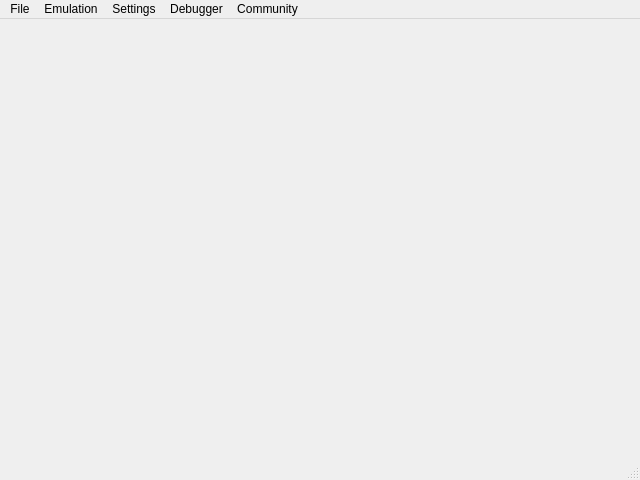
<?xml version="1.0" encoding="UTF-8"?>
<ui version="4.0">
 <class>MainWindow</class>
 <widget class="QMainWindow" name="MainWindow">
  <property name="geometry">
   <rect>
    <x>0</x>
    <y>0</y>
    <width>640</width>
    <height>480</height>
   </rect>
  </property>
  <property name="windowTitle">
   <string>simple64</string>
  </property>
  <widget class="QWidget" name="centralWidget"/>
  <widget class="QMenuBar" name="menuBar">
   <property name="geometry">
    <rect>
     <x>0</x>
     <y>0</y>
     <width>640</width>
     <height>22</height>
    </rect>
   </property>
   <property name="nativeMenuBar">
    <bool>true</bool>
   </property>
   <widget class="QMenu" name="menuFile">
    <property name="title">
     <string>File</string>
    </property>
    <addaction name="actionOpen_ROM"/>
    <addaction name="actionChoose_ROM_Directory"/>
    <addaction name="actionRefresh_ROM_List"/>
    <addaction name="separator"/>
    <addaction name="actionSave_State"/>
    <addaction name="actionLoad_State"/>
    <addaction name="actionSave_State_To"/>
    <addaction name="actionLoad_State_From"/>
    <addaction name="separator"/>
    <addaction name="actionTake_Screenshot"/>
    <addaction name="separator"/>
    <addaction name="actionExit"/>
   </widget>
   <widget class="QMenu" name="menuSettings">
    <property name="title">
     <string>Settings</string>
    </property>
    <addaction name="actionPlugin_Paths"/>
    <addaction name="actionPlugin_Settings"/>
    <addaction name="actionController_Configuration"/>
    <addaction name="actionHotkey_Configuration"/>
   </widget>
   <widget class="QMenu" name="menuEmulation">
    <property name="title">
     <string>Emulation</string>
    </property>
    <addaction name="actionToggle_Fullscreen"/>
    <addaction name="separator"/>
    <addaction name="actionCheats"/>
    <addaction name="separator"/>
    <addaction name="actionMute"/>
    <addaction name="separator"/>
    <addaction name="actionPause_Game"/>
    <addaction name="actionStop_Game"/>
    <addaction name="actionHard_Reset"/>
    <addaction name="actionSoft_Reset"/>
    <addaction name="actionToggle_Speed_Limiter"/>
    <addaction name="separator"/>
    <addaction name="actionView_Log"/>
   </widget>
   <widget class="QMenu" name="menuNetplay">
    <property name="title">
     <string>Netplay</string>
    </property>
    <addaction name="actionCreate_Room"/>
    <addaction name="actionJoin_Room"/>
   </widget>
   <widget class="QMenu" name="menuCommunity">
    <property name="title">
     <string>Community</string>
    </property>
    <addaction name="actionOpen_Discord_Channel"/>
    <addaction name="actionSupport_on_Patreon"/>
    <addaction name="actionSupport_on_GithubSponser"/>
   </widget>
   <widget class="QMenu" name="menuDebugger">
    <property name="title">
     <string>Debugger</string>
    </property>
    <addaction name="actionDebugger_Memory_Viewer"/>
    <addaction name="actionDebugger_Memory_Search"/>
    <addaction name="actionDebugger_Watch_List"/>
    <addaction name="actionDebugger_Snapshot_Diff"/>
    <addaction name="actionDebugger_CPU_View"/>
    <addaction name="actionDebugger_Breakpoints"/>
    <addaction name="separator"/>
    <addaction name="actionDebugger_Load_Symbols"/>
    <addaction name="actionDebugger_Clear_Symbols"/>
    <addaction name="separator"/>
    <addaction name="actionDebugger_Pause"/>
    <addaction name="actionDebugger_Resume"/>
    <addaction name="separator"/>
    <addaction name="actionInput_Start_Recording"/>
    <addaction name="actionInput_Stop_Recording"/>
    <addaction name="actionInput_Play_File"/>
    <addaction name="actionInput_Stop_Playback"/>
   </widget>
   <addaction name="menuFile"/>
   <addaction name="menuEmulation"/>
   <addaction name="menuSettings"/>
   <addaction name="menuDebugger"/>
   <!-- <addaction name="menuNetplay"/> -->
   <addaction name="menuCommunity"/>
  </widget>
  <widget class="QStatusBar" name="statusBar"/>
  <action name="actionOpen_ROM">
   <property name="text">
    <string>Open ROM</string>
   </property>
  </action>
  <action name="actionExit">
   <property name="text">
    <string>Exit</string>
   </property>
  </action>
  <action name="actionPlugin_Paths">
   <property name="text">
    <string>Settings...</string>
   </property>
  </action>
  <action name="actionStop_Game">
   <property name="text">
    <string>Stop Emulation</string>
   </property>
  </action>
  <action name="actionPlugin_Settings">
   <property name="text">
    <string>Core and Video Settings</string>
   </property>
  </action>
  <action name="actionOpen_Recent">
   <property name="text">
    <string>Open Recent</string>
   </property>
  </action>
  <action name="actionSave_State">
   <property name="text">
    <string>Save State</string>
   </property>
  </action>
  <action name="actionLoad_State">
   <property name="text">
    <string>Load State</string>
   </property>
  </action>
  <action name="actionChange_State_Slot">
   <property name="text">
    <string>Change State Slot</string>
   </property>
  </action>
  <action name="actionSave_State_To">
   <property name="text">
    <string>Save State To...</string>
   </property>
  </action>
  <action name="actionLoad_State_From">
   <property name="text">
    <string>Load State From...</string>
   </property>
  </action>
  <action name="actionTake_Screenshot">
   <property name="text">
    <string>Take Screenshot</string>
   </property>
  </action>
  <action name="actionPause_Game">
   <property name="text">
    <string>Pause/Resume Game</string>
   </property>
  </action>
  <action name="actionMute">
   <property name="text">
    <string>Mute/Unmute</string>
   </property>
  </action>
  <action name="actionHard_Reset">
   <property name="text">
    <string>Hard Reset</string>
   </property>
  </action>
  <action name="actionSoft_Reset">
   <property name="text">
    <string>Soft Reset</string>
   </property>
  </action>
  <action name="actionToggle_Fullscreen">
   <property name="text">
    <string>Toggle Fullscreen (Alt + Return)</string>
   </property>
  </action>
  <action name="actionCheats">
   <property name="text">
    <string>Cheats</string>
   </property>
  </action>
  <action name="actionController_Configuration">
   <property name="text">
    <string>Controller Configuration</string>
   </property>
  </action>
  <action name="actionHotkey_Configuration">
   <property name="text">
    <string>Hotkey Configuration</string>
   </property>
  </action>
  <action name="actionToggle_Speed_Limiter">
   <property name="text">
    <string>Toggle Speed Limiter</string>
   </property>
  </action>
  <action name="actionView_Log">
   <property name="text">
    <string>View Log</string>
   </property>
  </action>
  <action name="actionCreate_Room">
   <property name="text">
    <string>Create Room</string>
   </property>
  </action>
  <action name="actionJoin_Room">
   <property name="text">
    <string>Join Room</string>
   </property>
  </action>
  <action name="actionSupport_on_Patreon">
   <property name="text">
    <string>Support on Patreon</string>
   </property>
  </action>
  <action name="actionSupport_on_GithubSponser">
   <property name="text">
    <string>Support on GitHub</string>
   </property>
  </action>
  <action name="actionOpen_Discord_Channel">
   <property name="text">
    <string>Join Discord Server</string>
   </property>
  </action>
  <action name="actionChoose_ROM_Directory">
   <property name="text">
    <string>Choose ROM Directory...</string>
   </property>
  </action>
  <action name="actionRefresh_ROM_List">
   <property name="text">
    <string>Refresh ROM list</string>
   </property>
  </action>
  <action name="actionDebugger_Memory_Viewer">
   <property name="text">
    <string>Memory Viewer...</string>
   </property>
  </action>
  <action name="actionDebugger_Breakpoints">
   <property name="text">
    <string>Breakpoints...</string>
   </property>
  </action>
  <action name="actionDebugger_CPU_View">
   <property name="text">
    <string>CPU / Disassembly...</string>
   </property>
  </action>
  <action name="actionDebugger_Memory_Search">
   <property name="text">
    <string>Memory Search...</string>
   </property>
  </action>
  <action name="actionDebugger_Watch_List">
   <property name="text">
    <string>Watch List...</string>
   </property>
  </action>
  <action name="actionDebugger_Snapshot_Diff">
   <property name="text">
    <string>Memory Snapshot Diff...</string>
   </property>
  </action>
  <action name="actionDebugger_Load_Symbols">
   <property name="text">
    <string>Load Symbols...</string>
   </property>
  </action>
  <action name="actionDebugger_Clear_Symbols">
   <property name="text">
    <string>Clear Symbols</string>
   </property>
  </action>
  <action name="actionDebugger_Pause">
   <property name="text">
    <string>Pause (Debugger)</string>
   </property>
  </action>
  <action name="actionDebugger_Resume">
   <property name="text">
    <string>Resume (Debugger)</string>
   </property>
  </action>
  <action name="actionInput_Start_Recording">
   <property name="text">
    <string>Start Input Recording...</string>
   </property>
  </action>
  <action name="actionInput_Stop_Recording">
   <property name="text">
    <string>Stop Input Recording</string>
   </property>
  </action>
  <action name="actionInput_Play_File">
   <property name="text">
    <string>Play Input File...</string>
   </property>
  </action>
  <action name="actionInput_Stop_Playback">
   <property name="text">
    <string>Stop Input Playback</string>
   </property>
  </action>
 </widget>
 <layoutdefault spacing="6" margin="11"/>
 <resources/>
 <connections/>
</ui>
